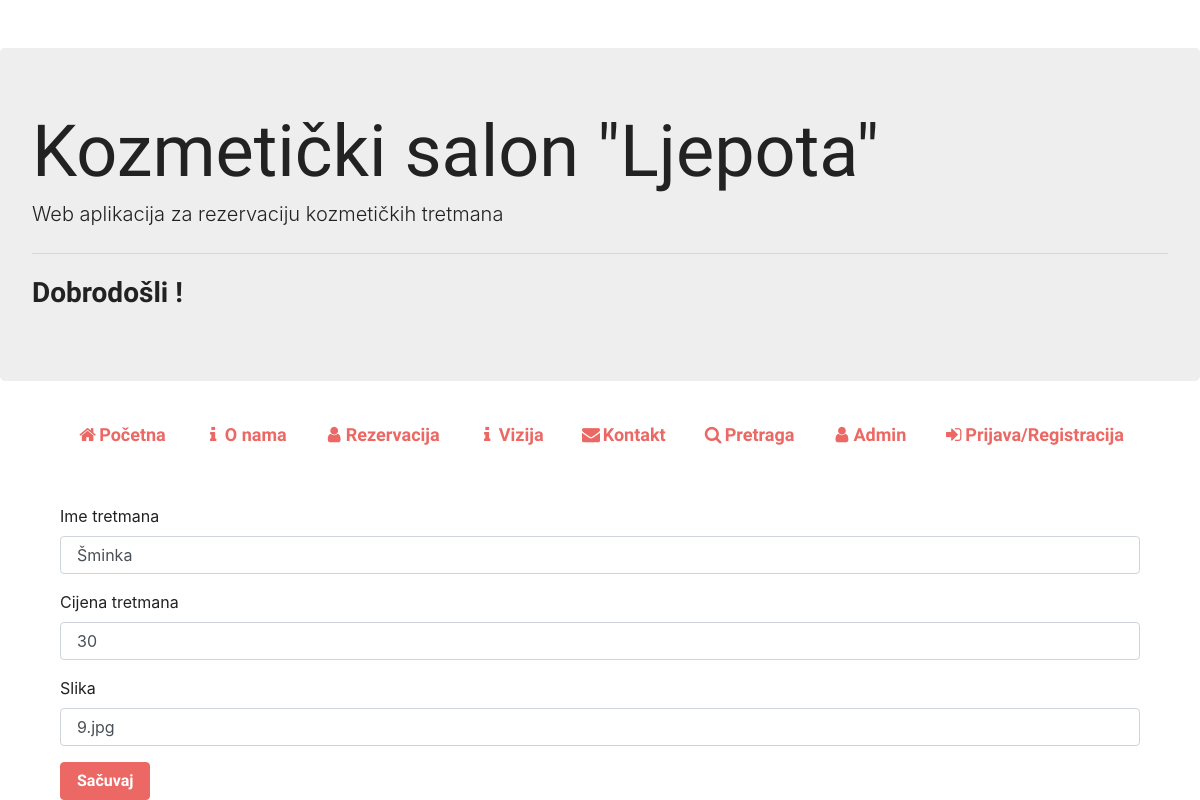
The page /index.php/crud_products/edit_product/1 on the database its author committed.
### tables this page shows
CREATE TABLE `products` (
  `product_id` int(11) NOT NULL,
  `product_name` varchar(255) NOT NULL,
  `price` float NOT NULL,
  `image` varchar(1000) NOT NULL
);

### application/controllers/crud_products.php (called while the page is built, shortened)
<?php
    class Crud_products extends CI_Controller{
        public function __construct(){
            $this->load->model('model_products');
        }
       public function edit_product($product_id){
           $data['row']=$this->model_products->get_data($product_id);
           $this->load->view('crud_edit', $data);
       }
    }
?>

### index.php (called while the page is built, shortened)
<?php
require_once BASEPATH.'core/CodeIgniter.php';

### application/models/model_products.php (called while the page is built, shortened)
<?php
class Model_products extends CI_Model{
    public function get_data($product_id){
        $query = $this->db->query('SELECT * FROM products WHERE `product_id`=' .$product_id);
        return $query->row();
    }
}
?>

### application/views/crud_edit.php (the view, shortened to what this page needs)
<!DOCTYPE html>
<?php $this->load->view('static/header'); ?><br><br>
<div class="container">
    <form method="post" action="<?php echo site_url('crud_products/update_product') ?>/<?php echo $row->product_id; ?> ">
        <div class="form-group">
            <label for="exampleInputPassword">Ime tretmana</label>
            <input type="text" class="form-control" name="product_name" value="<?php echo $row->product_name; ?>"  placeholder="Upiši ime tretmana">
        </div>
        <div class="form-group">
            <label for="exampleInputPassword">Cijena tretmana</label>
            <input type="text" class="form-control" name="price" value="<?php echo $row->price; ?>" placeholder="Upiši cijenu tretmana">
        </div> <div class="form-group">
            <label for="exampleInputPassword">Slika</label>
            <input type="text" class="form-control" name="image" value="<?php echo $row->image; ?>" placeholder="Dodaj sliku tretmana">
        </div>
            <button type="submit" class="btn btn-primary" value="save">Sačuvaj</button>
    </form>
</div>

### rows shown on the page
products: product_name "Šminka", price "30", image "9.jpg"
